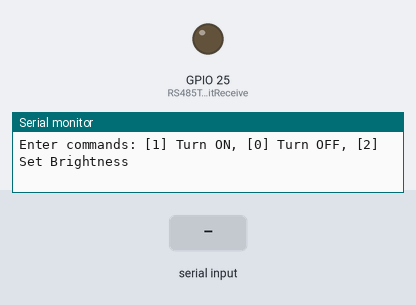
The sketch below on a simulated ESP32. Parts: output pins drawn as LEDs (lit = HIGH), the last lines printed to the serial monitor. The inputs (shaded band) are chosen by the test bench.

Above: at 1.2 s.
1.3 s: "1\n" received over Serial
At 1.7 s:
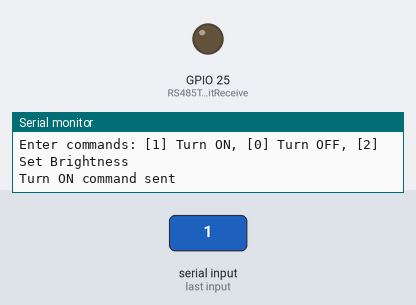
2.8 s: "0\n" received over Serial
At 4.0 s:
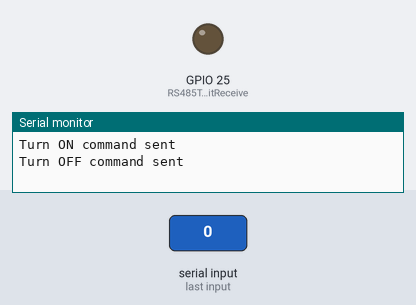
Timing chart, 0 to 5.8 s (numbered marks = the images above; inputs shaded):
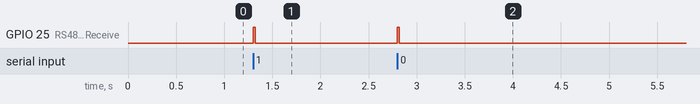

The sketch:

MasterEsp32.ino
```cpp
#include <HardwareSerial.h>

// Define RS485 communication pins for the Master
#define RS485TransmitReceive 25
#define RXD2 16
#define TXD2 17

// Create an instance of HardwareSerial for RS485 communication
HardwareSerial RS485Serial(2);

// Variables for controlling the light on the slave
uint8_t slaveID = 1;
uint8_t brightness = 255;  // Max brightness
char command;

// Function to send command to Slave ESP32 via RS485
void sendCommand(uint8_t slaveID, uint8_t command, uint8_t brightness) {
  digitalWrite(RS485TransmitReceive, HIGH);  // Set RS485 to transmit mode
  delay(10);

  RS485Serial.write(0x3A);        // Start byte
  RS485Serial.write(slaveID);     // Slave ID
  RS485Serial.write(command);     // Command (1: ON, 0: OFF, 2: Set Brightness)
  RS485Serial.write(brightness);  // Brightness value (0-255)

  RS485Serial.write(0x0D);  // Carriage return
  RS485Serial.write(0x0A);  // Line feed

  delay(10);
  digitalWrite(RS485TransmitReceive, LOW);  // Set RS485 to receive mode
}

void setup() {
  // Initialize Serial for debugging and RS485 communication
  Serial.begin(115200);
  RS485Serial.begin(9600, SERIAL_8N1, RXD2, TXD2);

  pinMode(RS485TransmitReceive, OUTPUT);
  digitalWrite(RS485TransmitReceive, LOW);  // Set to receive mode initially

  Serial.println("Enter commands: [1] Turn ON, [0] Turn OFF, [2] Set Brightness");
}

void loop() {
  // Check if a new command is received from the serial monitor
  if (Serial.available()) {
    String input = Serial.readStringUntil('\n');

    if (input.length() > 0) {
      if (input[0] == '1' || input[0] == '0') {
        // Turn ON (1) or OFF (0) lights
        command = input[0] - '0';  // Convert character to int
        sendCommand(slaveID, command, brightness);
        Serial.println((command == 1) ? "Turn ON command sent" : "Turn OFF command sent");
      } else if (input[0] == '2') {
        // Set Brightness (Format: 2,128)
        int commaIndex = input.indexOf(',');
        if (commaIndex != -1) {
          brightness = input.substring(commaIndex + 1).toInt();
          sendCommand(slaveID, 2, brightness);
          Serial.println("Brightness set to " + String(brightness));
        }
      } else {
        Serial.println("Invalid command. Use [1], [0], or [2,brightness]");
      }
    }
  }
}
```

Measured:
- after the input at 1.3 s, GPIO 25 (RS485TransmitReceive): LOW → HIGH at once, → LOW 0.02 s later
- after the input at 2.8 s, GPIO 25 (RS485TransmitReceive): LOW → HIGH at once, → LOW 0.02 s later
